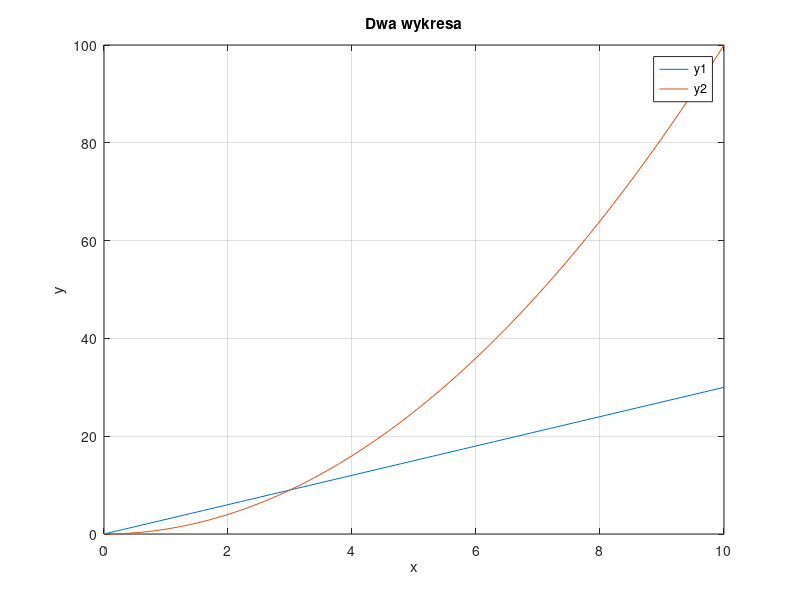

Here is the MATLAB script that generated this plot:
%Zadanie 
%Napisz m-plik kreslacy na jednym wykresie nast. funkcje y1 = k1*x, y2 = x^k2 dla x
%z 0:0.1:10. Przyjmij nast. wartosci: k1 = 3, k2 = 2 i zaloz mozliwosc zmiany ich wartosci w m-pliku.
%Podpisz osie, umiesc siatke, tytul wykresu i legende
x = 0:0.1:10
k1 = 3
k2 = 2
y1 = x*k1
y2 = x.^k2
plot(x,y1, x, y2)
title('Dwa wykresa')
xlabel('x') 
ylabel('y')
legend('y1','y2') 
grid %siatka
